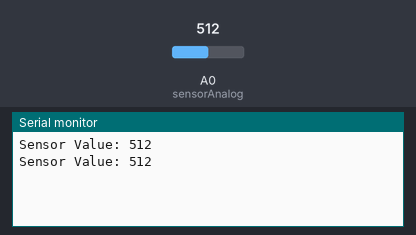
Bench run of a sketch on a simulated Arduino Uno, built with avr-gcc and run on an emulated ATmega328P. On the bench: the last lines printed to the serial monitor. The inputs (shaded band) are chosen by the test bench; at power-on: A0 (sensorAnalog) = 512.

Above: at 1.8 s.
1.9 s: A0 (sensorAnalog) set to 716
At 2.7 s:
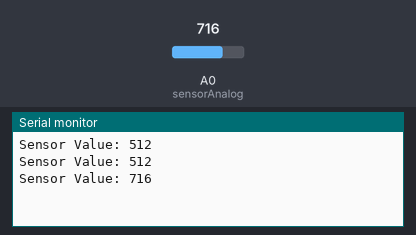
3.4 s: A0 (sensorAnalog) set to 900
At 4.8 s:
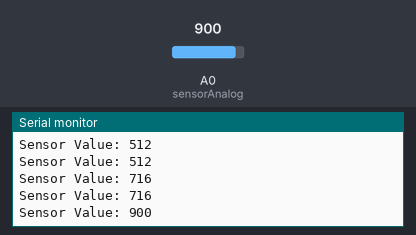
Timing chart, 0 to 6.4 s (numbered marks = the images above; inputs shaded):
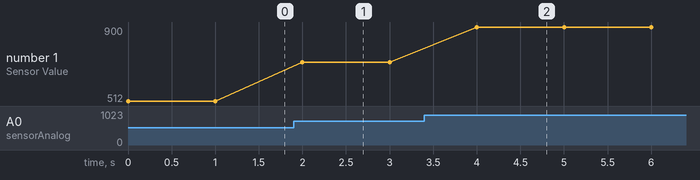

Measured:
- after the input at 1.9 s, the serial monitor: prints a new line after 0.10 s (image 1)
- after the input at 3.4 s, the serial monitor: prints a new line after 0.60 s (image 2)
- plotted number 1: 512 → 716 after the input at 1.9 s, 716 → 900 after the input at 3.4 s

The sketch:

Air_Quality_Demo.ino
```cpp
int sensorAnalog = A0;
int sensorDigital = 8;
int sensorVal = 0;

void setup() {

  pinMode(sensorAnalog, INPUT);
  Serial.begin(9600);

}

void loop() {
  sensorVal = analogRead(sensorAnalog);
  Serial.print("Sensor Value: ");
  Serial.println(sensorVal);
  delay(1000);

}
```
